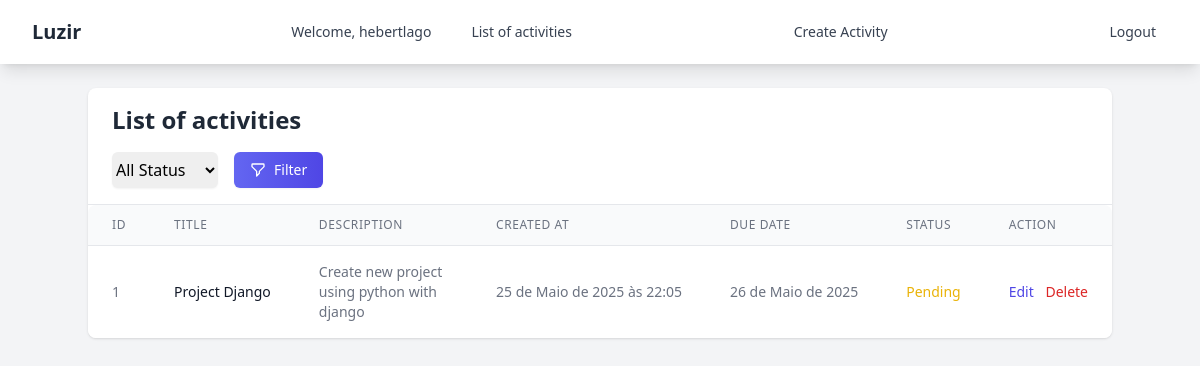
Page / (signed in) on the earlier database version.
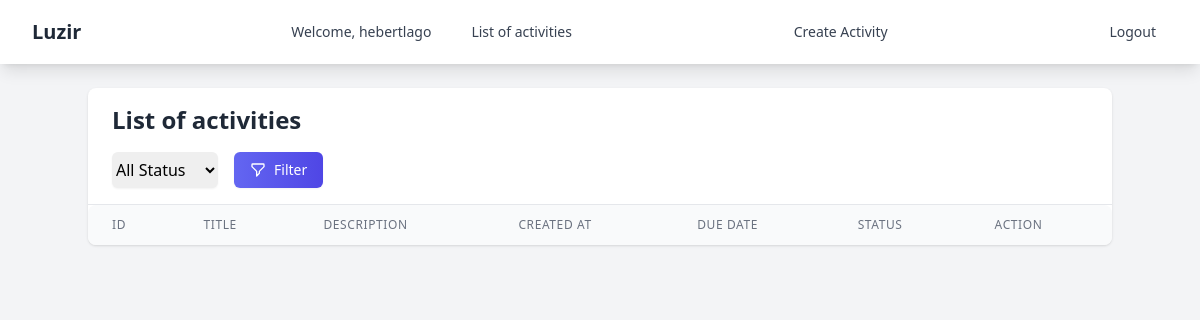
Same page on the later database version.
### tasks/models.py (models this page shows, shortened)
class Task(models.Model):
    STATUS_CHOICES = [
        ('P', 'Pending'),
        ('A', 'In Progress'),
        ('C', 'Completed'),
    ]
    title = models.CharField(max_length=200)
    description = models.TextField()
    status = models.CharField(max_length=1, choices=STATUS_CHOICES, default='P')
    created_at = models.DateTimeField(auto_now_add=True)
    due_date = models.DateField()

### tasks/views.py (the view)
# urls.py: path('', TaskListView.as_view(), name='task_list'),
@method_decorator(login_required, name='dispatch')
class TaskListView(ListView):
    model = Task
    template_name = 'tasks/tasks_list.html'
    context_object_name = 'tasks'
    def get_queryset(self):
        queryset = super().get_queryset()
        status_filter = self.request.GET.get('status', '')
        if status_filter:
            queryset = queryset.filter(status=status_filter)
        return queryset

### tasks/templates/tasks/tasks_list.html (shortened to what the changed rows need)
{% extends "base.html" %}
{% block content %}
    <div class="bg-white shadow rounded-lg">
        <div class="px-4 sm:px-6 py-4 border-b border-gray-200">
            <h1 class="text-xl sm:text-2xl font-bold text-gray-800">List of activities</h1>
        </div>
        <div class="overflow-x-auto">
            <div class="inline-block min-w-full align-middle">
                <div class="overflow-hidden md:rounded-lg">
                    <table class="min-w-full divide-y divide-gray-200">
                        <thead class="bg-gray-50">
                            <tr>
                                <th scope="col" class="hidden sm:table-cell px-3 sm:px-6 py-3 text-left text-xs font-medium text-gray-500 uppercase tracking-wider">Id</th>
                                <th scope="col" class="px-3 sm:px-6 py-3 text-left text-xs font-medium text-gray-500 uppercase tracking-wider">Title</th>
                                <th scope="col" class="hidden md:table-cell px-3 sm:px-6 py-3 text-left text-xs font-medium text-gray-500 uppercase tracking-wider">Description</th>
                                <th scope="col" class="hidden lg:table-cell px-3 sm:px-6 py-3 text-left text-xs font-medium text-gray-500 uppercase tracking-wider">Created At</th>
                                <th scope="col" class="hidden lg:table-cell px-3 sm:px-6 py-3 text-left text-xs font-medium text-gray-500 uppercase tracking-wider">Due Date</th>
                                <th scope="col" class="px-3 sm:px-6 py-3 text-left text-xs font-medium text-gray-500 uppercase tracking-wider">Status</th>
                                <th scope="col" class="px-3 sm:px-6 py-3 text-left text-xs font-medium text-gray-500 uppercase tracking-wider">Action</th>
                            </tr>
                        </thead>
                        <tbody class="bg-white divide-y divide-gray-200">
                            {% for task in tasks %}
                                <tr>
                                    <td class="hidden sm:table-cell px-3 sm:px-6 py-4 whitespace-nowrap text-sm text-gray-500">{{task.pk}}</td>
                                    <td class="px-3 sm:px-6 py-4 whitespace-nowrap text-sm text-gray-900">{{task.title}}</td>
                                    <td class="hidden md:table-cell px-3 sm:px-6 py-4 whitespace-normal text-sm text-gray-500 break-words">{{task.description}}</td>
                                    <td class="hidden lg:table-cell px-3 sm:px-6 py-4 whitespace-nowrap text-sm text-gray-500">{{task.created_at}}</td>
                                    <td class="hidden lg:table-cell px-3 sm:px-6 py-4 whitespace-nowrap text-sm text-gray-500">{{task.due_date}}</td>
                                    <td class="px-3 sm:px-6 py-4 whitespace-nowrap text-sm {% if task.status == 'P' %}text-yellow-500{% elif task.status == 'A' %}text-blue-500{% else %}text-green-500{% endif %}">{{task.get_status_display}}</td>
                                    <td class="px-3 sm:px-6 py-4 whitespace-nowrap text-sm font-medium">
                                        <a href="{% url 'task_edit' pk=task.pk %}" class="text-indigo-600 hover:text-indigo-900 mr-2">Edit</a>
                                        <a href="{% url 'task_delete' pk=task.pk %}" class="text-red-600 hover:text-red-900">Delete</a>
                                    </td>
                                </tr>
                            {% endfor %}
                        </tbody>
                    </table>
                </div>
            </div>
        </div>
    </div>
{% endblock content %}

Differences in the rows shown:
removed Task: pk "1", title "Project Django", description "Create new project using python with django", created_at "25 de Maio de 2025 às 22:05", due_date "26 de Maio de 2025", status "Pending"
